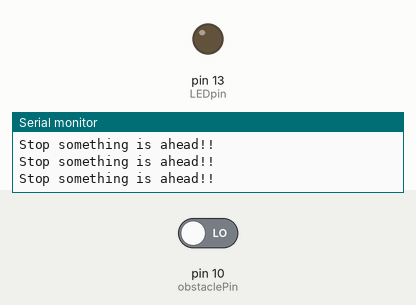
Recording of a sketch running on a simulated Arduino Uno, built with avr-gcc and run on an emulated ATmega328P. On the bench: output pins drawn as LEDs (lit = HIGH), the last lines printed to the serial monitor. The inputs (shaded band) are chosen by the test bench; at power-on: pin 10 (obstaclePin) LOW.

Above: at 1.2 s.
1.3 s: pin 10 (obstaclePin) driven HIGH
At 1.9 s:
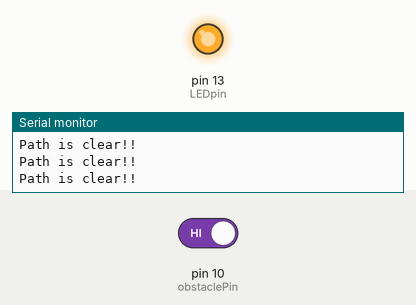
2.9 s: pin 10 (obstaclePin) driven LOW
At 4.4 s:
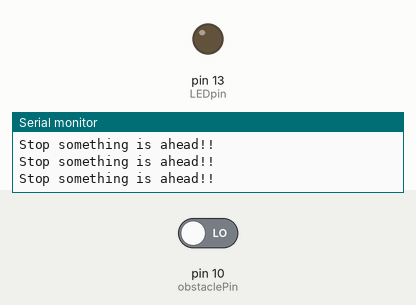
Timing chart, 0 to 5.9 s (numbered marks = the images above; inputs shaded):
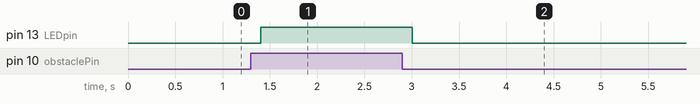

The sketch:

ir.ino
```cpp
int LEDpin = 13;
int obstaclePin = 10;
int hasObstacle = LOW;  // LOW MEANS NO OBSTACLE

void setup() {
  pinMode(LEDpin, OUTPUT);
  pinMode(obstaclePin, INPUT);
  Serial.begin(9600);
}

void loop() {
  hasObstacle = digitalRead(obstaclePin);

  if (hasObstacle == HIGH) {
    Serial.println("Path is clear!!");
    digitalWrite(LEDpin, HIGH);
  }
  else {
    Serial.println("Stop something is ahead!!");
    digitalWrite(LEDpin, LOW);
  }
  delay(200);
}
```

Measured:
- after the input at 1.3 s, pin 13 (LEDpin): LOW → HIGH after 0.10 s
- after the input at 2.9 s, pin 13 (LEDpin): HIGH → LOW after 0.10 s
